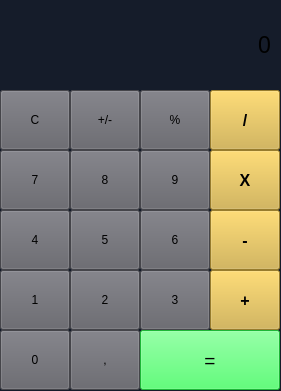
<?xml version="1.0" encoding="UTF-8"?>
<ui version="4.0">
 <class>MainWindow</class>
 <widget class="QMainWindow" name="MainWindow">
  <property name="geometry">
   <rect>
    <x>0</x>
    <y>0</y>
    <width>281</width>
    <height>391</height>
   </rect>
  </property>
  <property name="windowTitle">
   <string>MainWindow</string>
  </property>
  <property name="styleSheet">
   <string notr="true">background-color: rgb(59, 59, 59);
background-color: rgb(21, 28, 42);</string>
  </property>
  <widget class="QWidget" name="centralwidget">
   <widget class="QLabel" name="label_Result">
    <property name="geometry">
     <rect>
      <x>10</x>
      <y>10</y>
      <width>261</width>
      <height>70</height>
     </rect>
    </property>
    <property name="font">
     <font>
      <pointsize>17</pointsize>
      <bold>false</bold>
     </font>
    </property>
    <property name="styleSheet">
     <string notr="true"/>
    </property>
    <property name="text">
     <string>0</string>
    </property>
    <property name="alignment">
     <set>Qt::AlignRight|Qt::AlignTrailing|Qt::AlignVCenter</set>
    </property>
   </widget>
   <widget class="QPushButton" name="pushButton_C">
    <property name="geometry">
     <rect>
      <x>0</x>
      <y>90</y>
      <width>70</width>
      <height>60</height>
     </rect>
    </property>
    <property name="styleSheet">
     <string notr="true">
background-color: rgb(97, 97, 104);</string>
    </property>
    <property name="text">
     <string>C</string>
    </property>
   </widget>
   <widget class="QPushButton" name="pushButton_Pos_Negat">
    <property name="geometry">
     <rect>
      <x>70</x>
      <y>90</y>
      <width>70</width>
      <height>60</height>
     </rect>
    </property>
    <property name="styleSheet">
     <string notr="true">
background-color: rgb(97, 97, 104);</string>
    </property>
    <property name="text">
     <string>+/-</string>
    </property>
   </widget>
   <widget class="QPushButton" name="pushButton_Percentual">
    <property name="geometry">
     <rect>
      <x>140</x>
      <y>90</y>
      <width>70</width>
      <height>60</height>
     </rect>
    </property>
    <property name="styleSheet">
     <string notr="true">
background-color: rgb(97, 97, 104);</string>
    </property>
    <property name="text">
     <string>%</string>
    </property>
   </widget>
   <widget class="QPushButton" name="pushButton_7">
    <property name="geometry">
     <rect>
      <x>0</x>
      <y>150</y>
      <width>70</width>
      <height>60</height>
     </rect>
    </property>
    <property name="styleSheet">
     <string notr="true">
background-color: rgb(97, 97, 104);</string>
    </property>
    <property name="text">
     <string>7</string>
    </property>
   </widget>
   <widget class="QPushButton" name="pushButton_9">
    <property name="geometry">
     <rect>
      <x>140</x>
      <y>150</y>
      <width>70</width>
      <height>60</height>
     </rect>
    </property>
    <property name="styleSheet">
     <string notr="true">
background-color: rgb(97, 97, 104);</string>
    </property>
    <property name="text">
     <string>9</string>
    </property>
   </widget>
   <widget class="QPushButton" name="pushButton_Divide">
    <property name="geometry">
     <rect>
      <x>210</x>
      <y>90</y>
      <width>70</width>
      <height>60</height>
     </rect>
    </property>
    <property name="font">
     <font>
      <pointsize>12</pointsize>
      <bold>true</bold>
     </font>
    </property>
    <property name="acceptDrops">
     <bool>false</bool>
    </property>
    <property name="styleSheet">
     <string notr="true">
background-color: rgb(211, 174, 63);
</string>
    </property>
    <property name="text">
     <string>/</string>
    </property>
   </widget>
   <widget class="QPushButton" name="pushButton_8">
    <property name="geometry">
     <rect>
      <x>70</x>
      <y>150</y>
      <width>70</width>
      <height>60</height>
     </rect>
    </property>
    <property name="styleSheet">
     <string notr="true">
background-color: rgb(97, 97, 104);</string>
    </property>
    <property name="text">
     <string>8</string>
    </property>
   </widget>
   <widget class="QPushButton" name="pushButton_4">
    <property name="geometry">
     <rect>
      <x>0</x>
      <y>210</y>
      <width>70</width>
      <height>60</height>
     </rect>
    </property>
    <property name="styleSheet">
     <string notr="true">
background-color: rgb(97, 97, 104);</string>
    </property>
    <property name="text">
     <string>4</string>
    </property>
   </widget>
   <widget class="QPushButton" name="pushButton_6">
    <property name="geometry">
     <rect>
      <x>140</x>
      <y>210</y>
      <width>70</width>
      <height>60</height>
     </rect>
    </property>
    <property name="styleSheet">
     <string notr="true">
background-color: rgb(97, 97, 104);</string>
    </property>
    <property name="text">
     <string>6</string>
    </property>
   </widget>
   <widget class="QPushButton" name="pushButton_Multipl">
    <property name="geometry">
     <rect>
      <x>210</x>
      <y>150</y>
      <width>70</width>
      <height>60</height>
     </rect>
    </property>
    <property name="font">
     <font>
      <pointsize>12</pointsize>
      <bold>true</bold>
     </font>
    </property>
    <property name="styleSheet">
     <string notr="true">
background-color: rgb(211, 174, 63);
</string>
    </property>
    <property name="text">
     <string>X</string>
    </property>
   </widget>
   <widget class="QPushButton" name="pushButton_5">
    <property name="geometry">
     <rect>
      <x>70</x>
      <y>210</y>
      <width>70</width>
      <height>60</height>
     </rect>
    </property>
    <property name="styleSheet">
     <string notr="true">
background-color: rgb(97, 97, 104);</string>
    </property>
    <property name="text">
     <string>5</string>
    </property>
   </widget>
   <widget class="QPushButton" name="pushButton_3">
    <property name="geometry">
     <rect>
      <x>140</x>
      <y>270</y>
      <width>70</width>
      <height>60</height>
     </rect>
    </property>
    <property name="styleSheet">
     <string notr="true">
background-color: rgb(97, 97, 104);</string>
    </property>
    <property name="text">
     <string>3</string>
    </property>
   </widget>
   <widget class="QPushButton" name="pushButton_2">
    <property name="geometry">
     <rect>
      <x>70</x>
      <y>270</y>
      <width>70</width>
      <height>60</height>
     </rect>
    </property>
    <property name="styleSheet">
     <string notr="true">
background-color: rgb(97, 97, 104);</string>
    </property>
    <property name="text">
     <string>2</string>
    </property>
   </widget>
   <widget class="QPushButton" name="pushButton_1">
    <property name="geometry">
     <rect>
      <x>0</x>
      <y>270</y>
      <width>70</width>
      <height>60</height>
     </rect>
    </property>
    <property name="styleSheet">
     <string notr="true">
background-color: rgb(97, 97, 104);</string>
    </property>
    <property name="text">
     <string>1</string>
    </property>
   </widget>
   <widget class="QPushButton" name="pushButton_Subt">
    <property name="geometry">
     <rect>
      <x>210</x>
      <y>210</y>
      <width>70</width>
      <height>60</height>
     </rect>
    </property>
    <property name="font">
     <font>
      <pointsize>12</pointsize>
      <bold>true</bold>
     </font>
    </property>
    <property name="styleSheet">
     <string notr="true">
background-color: rgb(211, 174, 63);
</string>
    </property>
    <property name="text">
     <string>-</string>
    </property>
   </widget>
   <widget class="QPushButton" name="pushButton_Equal">
    <property name="geometry">
     <rect>
      <x>140</x>
      <y>330</y>
      <width>140</width>
      <height>60</height>
     </rect>
    </property>
    <property name="font">
     <font>
      <pointsize>14</pointsize>
     </font>
    </property>
    <property name="styleSheet">
     <string notr="true">
background-color: rgb(41, 255, 77);</string>
    </property>
    <property name="text">
     <string>=</string>
    </property>
   </widget>
   <widget class="QPushButton" name="pushButton_Sum">
    <property name="geometry">
     <rect>
      <x>210</x>
      <y>270</y>
      <width>70</width>
      <height>60</height>
     </rect>
    </property>
    <property name="font">
     <font>
      <pointsize>12</pointsize>
      <bold>true</bold>
     </font>
    </property>
    <property name="styleSheet">
     <string notr="true">
background-color: rgb(211, 174, 63);
</string>
    </property>
    <property name="text">
     <string>+</string>
    </property>
   </widget>
   <widget class="QPushButton" name="pushButton_0">
    <property name="geometry">
     <rect>
      <x>0</x>
      <y>330</y>
      <width>70</width>
      <height>60</height>
     </rect>
    </property>
    <property name="styleSheet">
     <string notr="true">
background-color: rgb(97, 97, 104);</string>
    </property>
    <property name="text">
     <string>0</string>
    </property>
   </widget>
   <widget class="QPushButton" name="pushButton_Comma">
    <property name="geometry">
     <rect>
      <x>70</x>
      <y>330</y>
      <width>70</width>
      <height>60</height>
     </rect>
    </property>
    <property name="styleSheet">
     <string notr="true">
background-color: rgb(97, 97, 104);</string>
    </property>
    <property name="text">
     <string>,</string>
    </property>
   </widget>
  </widget>
 </widget>
 <resources/>
 <connections/>
</ui>
